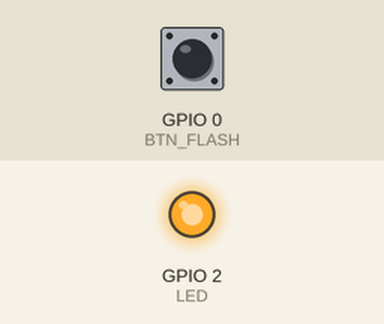
Bench run of a sketch on a simulated ESP8266 (NodeMCU). Shown: output pins drawn as LEDs (lit = HIGH). The test bench sets the inputs (shaded band); at power-on: GPIO 0 (BTN_FLASH) HIGH. WiFi joins after 1.5 s; servers stay silent unless stated; what the sketch prints to the serial monitor is not drawn.

Above: at 2.7 s.
2.8 s: GPIO 0 (BTN_FLASH) pulled LOW for 0.15 s
At 2.97 s:
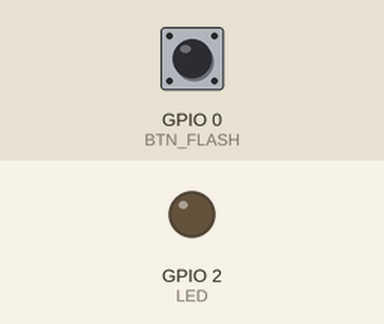
4.6 s: GPIO 0 (BTN_FLASH) pulled LOW for 3.2 s
At 9.5 s:
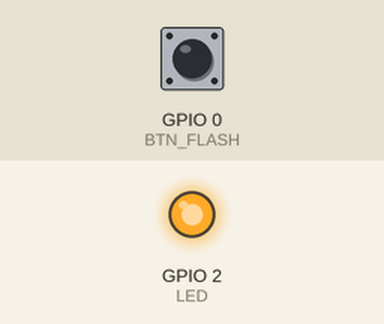
Timing chart, 0 to 11.0 s (numbered marks = the images above; inputs shaded):
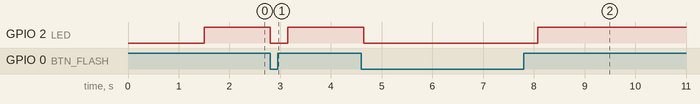

Measured:
- after the input at 2.8 s, GPIO 2 (LED): HIGH → LOW at once, → HIGH 0.34 s later
- after the input at 4.6 s, GPIO 2 (LED): HIGH → LOW after 0.05 s, → HIGH 3.4 s later

The sketch:

00-Button_Trigger.ino
```cpp
// Libraries
#include <ESP8266WiFi.h>

// WiFi settings
const char *ssid =  "YOUR SSID";
const char *password =  "YOURPASS";

//API
const char* host = "api.thingspeak.com";
String ApiKey = "xxxxxxxxxxxxxxxx";
String path = "/update?key=" + ApiKey;

//Interface
int BTN_FLASH = 0;
int LED = 2;

//Data
int counter = 0;
String DATA = "";
char counterString[6];

void setup() {
  //Serial setup
  Serial.begin(9600);

  //interface setup
  pinMode(BTN_FLASH,INPUT);
  pinMode(LED,OUTPUT);

  //WiFi Conecting
  Serial.print("Connecting... ");
  WiFi.begin(ssid, password);
  while(WiFi.status() != WL_CONNECTED){
    Serial.print(".");
    delay(100);
  }
  Serial.println();
  Serial.println("Connected: " + String(ssid));
  Serial.print("IP Address: ");
  Serial.println(WiFi.localIP());
}

void loop() {
  digitalWrite(LED, digitalRead(BTN_FLASH));

  if(digitalRead(BTN_FLASH) == LOW){
    //Button Event Counter
    counter++;
    dtostrf(counter, 3, 1, counterString);

    DATA = "";
    DATA += "GET " + String(path) +
    DATA += "&field1=" + String(counterString) +
    DATA += " HTTP/1.1\r\n" +
    DATA += "Host: " + String(host) +
    DATA += "\r\n";
    DATA += "Connection: keep-alive\r\n";

    WiFiClient client;
    Serial.println("Requesting the API Service");
    if(!client.connect(host, 80)){
      Serial.println("Connection failed...");
      return;
    }else{
      Serial.println("Connection Granted");
    }

    Serial.println("Sending Data: \r\n" + DATA);
    client.println(DATA);

    Serial.println("Data Sent");
  }
  delay(50);
}
```
